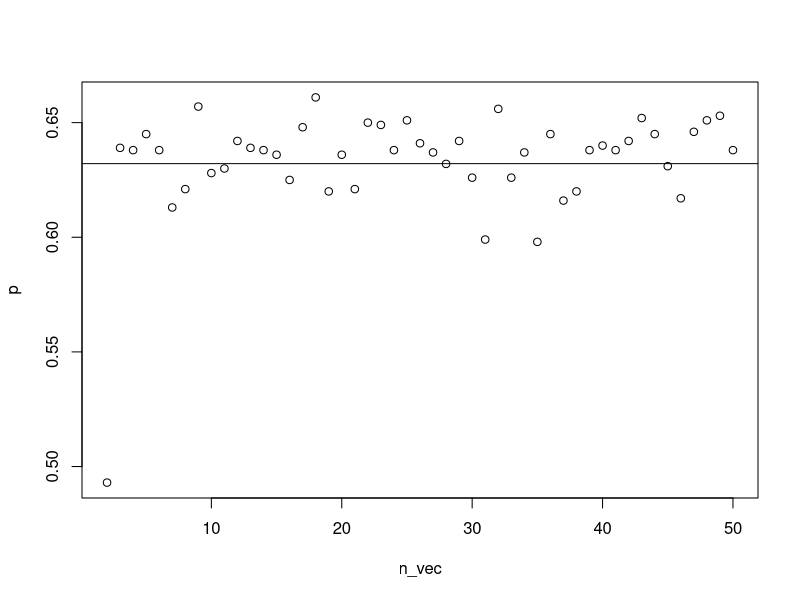

Reproduce this figure in R.
## ---- chunk 1
n <- 5
sum(sample(1:n, size = n, replace = F) == 1:n)
## ---- chunk 2
mean(replicate(1000,sum(sample(1:n, size = n, replace = F) == 1:n) > 0))
## ---- chunk 3
prob_match <- function(n, B){
  mean(replicate(B, sum(sample(1:n, size = n, replace = F) == 1:n) > 0))
}
## ---- chunk 4
n_vec <- 2:50
p <- rep(NA, length(n_vec))
for(i in 1:length(n_vec)){
  p[i] <- prob_match(n_vec[i], 1000) 
}
## ---- chunk 5
plot(n_vec, p)
abline(h = 1 - exp(-1))
## ---- chunk 6
k <- 25
1 - (364/365)^(k-1)
## ---- chunk 7
B <- 10000
sum(replicate(B, sum(sample(1:365, size = k - 1, replace = T) == 1) >= 1))/B
